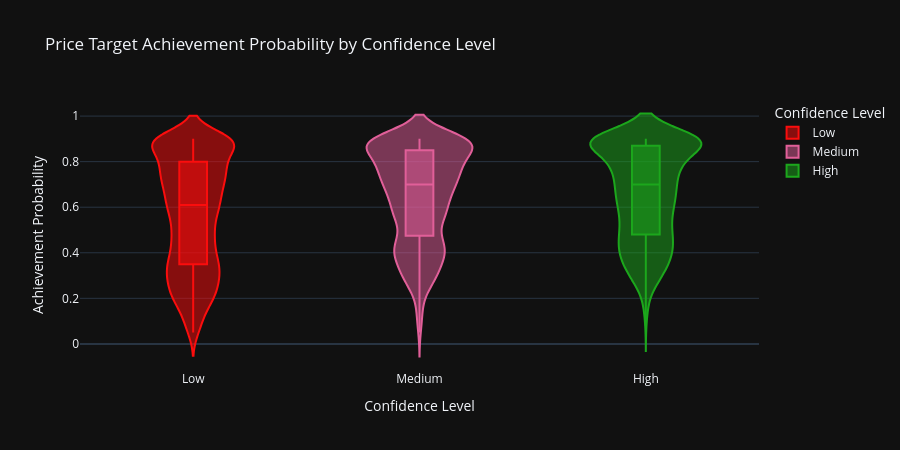

Here is the notebook cell this chart was saved with:
### Markdown cell above
### 5.1 Achievement Probability Distribution by Confidence Level

### Code cell
fig = px.violin(
    pt,
    x="confidence_level",
    y="achievement_probability",
    color="confidence_level",
    box=True,
    points="outliers",
    title="Price Target Achievement Probability by Confidence Level",
    labels={
        "achievement_probability": "Achievement Probability",
        "confidence_level": "Confidence Level",
    },
    category_orders={"confidence_level": ["Low", "Medium", "High"]},
    color_discrete_sequence=[COLORS[3], COLORS[1], COLORS[2]],
    template=PLOTLY_TEMPLATE,
    height=450,
)
fig.show()

### Figure 1 — Plotly figure (JSON) as saved in the notebook; plotly's stock layout.template omitted (floating-point values rounded to 4 significant figures; data arrays with more than 128 entries replaced by an {"elided": "..."} marker saying what was removed)
{"data": [{"alignmentgroup": "True", "box": {"visible": true}, "hovertemplate": "Confidence Level=%{x}<br>Achievement Probability=%{y}<extra></extra>", "legendgroup": "Low", "marker": {"color": "#FB0D0D"}, "name": "Low", "offsetgroup": "Low", "orientation": "v", "points": "outliers", "scalegroup": "True", "showlegend": true, "x": {"elided": "3873 str values"}, "x0": " ", "xaxis": "x", "y": {"elided": "3873 float values"}, "y0": " ", "yaxis": "y", "type": "violin"}, {"alignmentgroup": "True", "box": {"visible": true}, "hovertemplate": "Confidence Level=%{x}<br>Achievement Probability=%{y}<extra></extra>", "legendgroup": "Medium", "marker": {"color": "#E15F99"}, "name": "Medium", "offsetgroup": "Medium", "orientation": "v", "points": "outliers", "scalegroup": "True", "showlegend": true, "x": {"elided": "1337 str values"}, "x0": " ", "xaxis": "x", "y": {"elided": "1337 float values"}, "y0": " ", "yaxis": "y", "type": "violin"}, {"alignmentgroup": "True", "box": {"visible": true}, "hovertemplate": "Confidence Level=%{x}<br>Achievement Probability=%{y}<extra></extra>", "legendgroup": "High", "marker": {"color": "#1CA71C"}, "name": "High", "offsetgroup": "High", "orientation": "v", "points": "outliers", "scalegroup": "True", "showlegend": true, "x": {"elided": "964 str values"}, "x0": " ", "xaxis": "x", "y": {"elided": "964 float values"}, "y0": " ", "yaxis": "y", "type": "violin"}], "layout": {"xaxis": {"anchor": "y", "domain": [0.0, 1.0], "title": {"text": "Confidence Level"}, "categoryorder": "array", "categoryarray": ["Low", "Medium", "High"]}, "yaxis": {"anchor": "x", "domain": [0.0, 1.0], "title": {"text": "Achievement Probability"}}, "legend": {"title": {"text": "Confidence Level"}, "tracegroupgap": 0}, "title": {"text": "Price Target Achievement Probability by Confidence Level"}, "violinmode": "overlay", "height": 450}}
